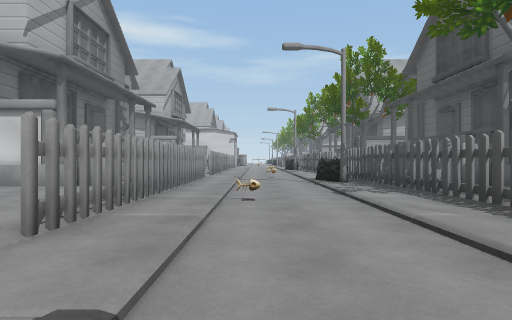
[1] (above)

16 first-person views from a walk through a 3-D level made in the Unity game engine. The camera is 1.2 m above the floor, looks level and sees 80° across. The floor is counted in squares, 2 m on a side. Each view is taken from the middle of a square. On the plan, view 1 faces up. The plan holds only what a view shows up to about 9 squares ahead; the rest is blank. The place goes on beyond the plan. The player is left out.

[2]
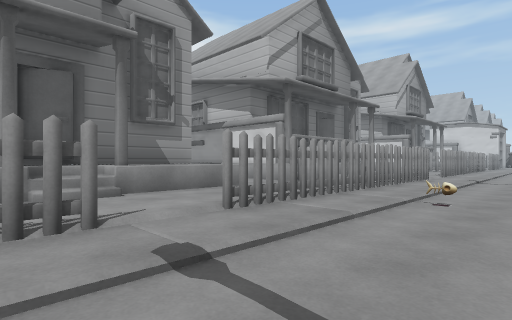

[3]
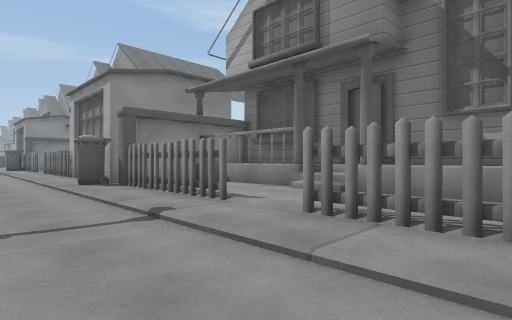

[4]
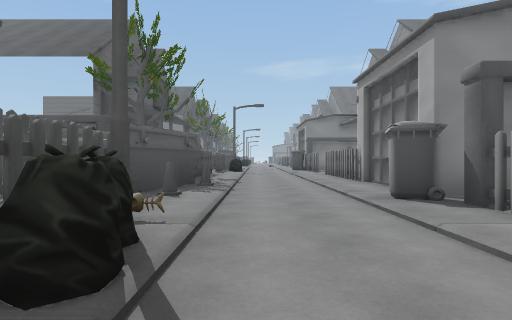

[5]
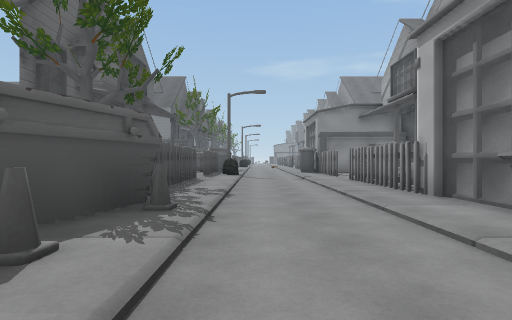

[6]
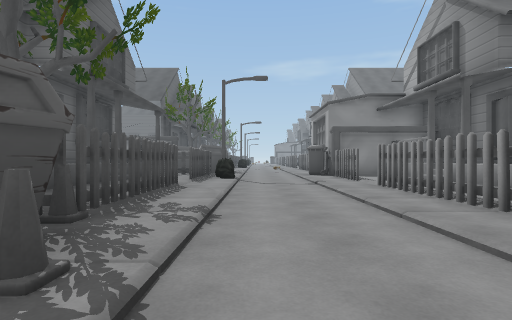

[7]
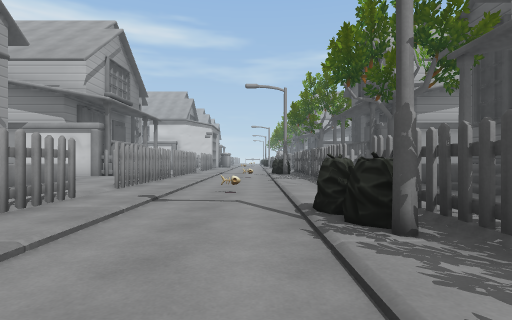

[8]
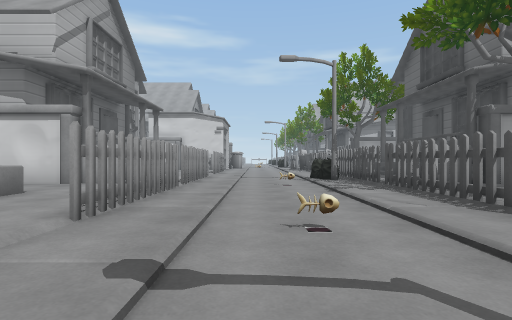

[9]
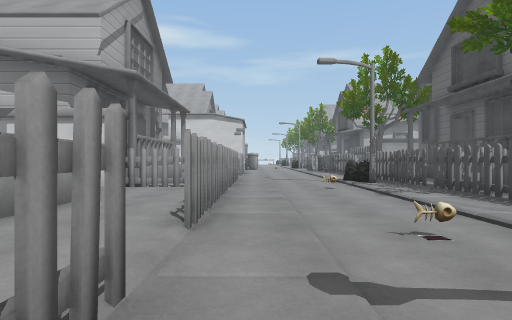

[10]
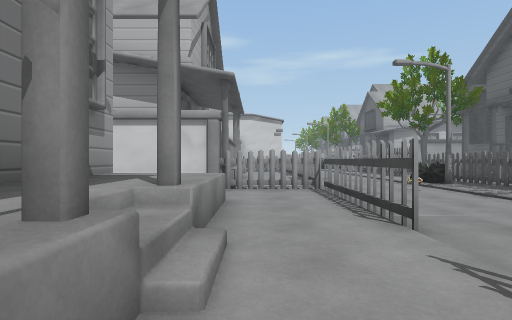

[11]
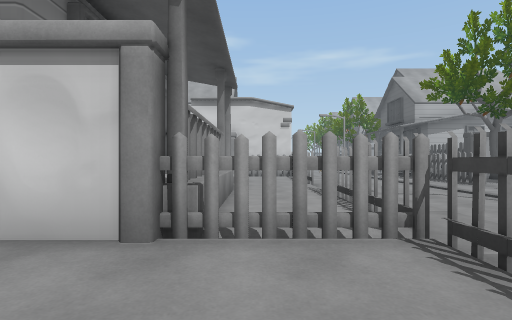

[12]
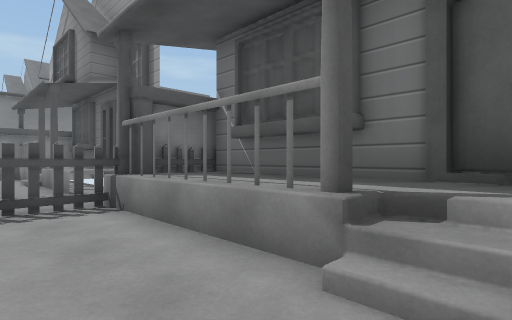

[13]
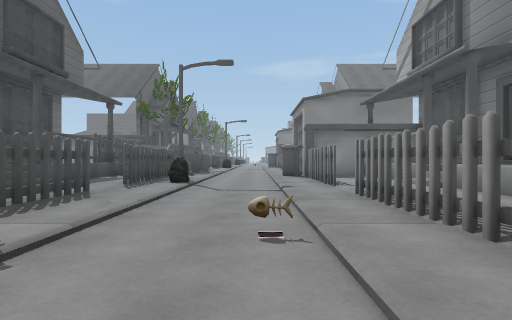

[14]
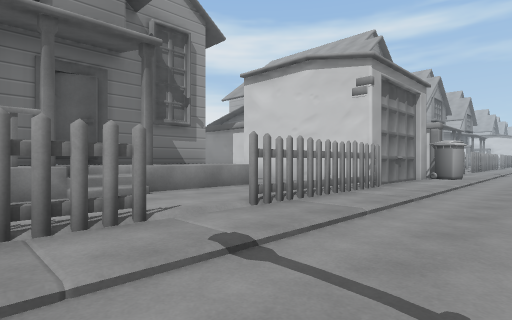

[15]
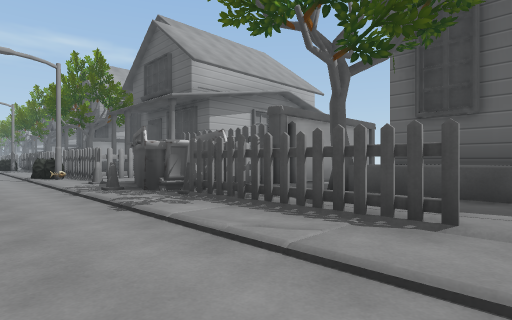

[16]
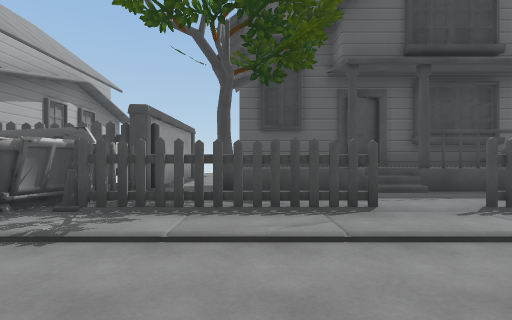

### Floor plan
Key: @ floor where view 1 was taken; # wall or solid block; x gap in a wall; . main floor; : floor 0.25 m higher than the main floor; + floor 1 m higher than the main floor; / step, stairs or slope; = window, fence, low wall or low ledge; ^ raised ledge; S streetlight; C cone.
Columns run from 6 left of view 1 to 4 right of it. Each row starts with its distance up from view 1.
 18   =: :..
 17   =:#:..=#
 16   #:#:..S#
 15 ###:#:.=##
 14  ####:.. #
 13   ::#...#
 12  ++:#:..#
 11  ++:#:..#
 10  #=/::..
  9  ##/#:.. #
  8  #=:#:..=#
  7  ##:#...S#
  6 #####:.. #
  5   ::#:=. #
  4  #=:#:..#
  3  #+:#:..#
  2 #+#:::..#
  1 ##//::..##
  0  #+:#:@.##
 -1  #+:#:..S#
 -2  #+:#:..###
 -3  #####.. ##
 -4     #:..C^^
 -5     #:..C#
 -6     #:..x^^
 -7  ####:.. C#
 -8   ::#:.. ##
 -9  #=:#:.. #
-10  #=:#:..#
-11  ##:::..#
-12  #=:#:..##
-13  ## #:..=#

Positions as (right, up) in squares from view 1, and headings:
1: (0, 0), facing up
2: (1, 0), facing up-left
3: (1, 4), facing down-left
4: (1, 1), facing down
5: (1, -2), facing down
6: (1, -4), facing down
7: (1, 5), facing up
8: (0, 8), facing up
9: (-1, 8), facing up
10: (-3, 8), facing up
11: (-3, 12), facing up
12: (-2, 10), facing down-left
13: (0, 7), facing down
14: (1, -13), facing up-left
15: (0, -11), facing up-right
16: (-1, -9), facing right
